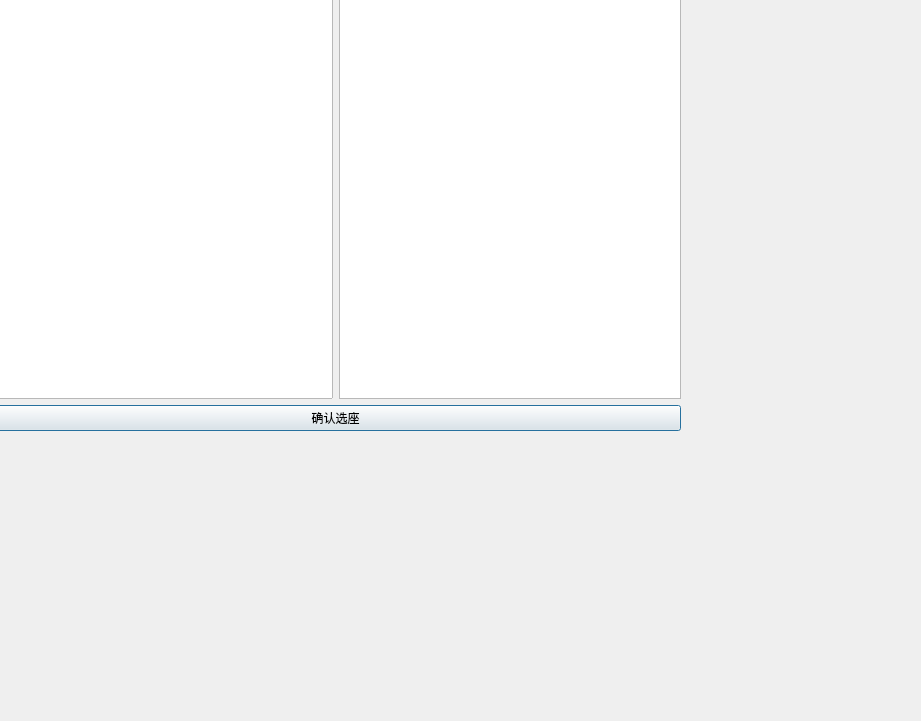
<?xml version="1.0" encoding="UTF-8"?>
<ui version="4.0">
 <class>chooseSeat_Dialog</class>
 <widget class="QDialog" name="chooseSeat_Dialog">
  <property name="geometry">
   <rect>
    <x>0</x>
    <y>0</y>
    <width>921</width>
    <height>721</height>
   </rect>
  </property>
  <property name="windowTitle">
   <string>Dialog</string>
  </property>
  <widget class="QWidget" name="">
   <property name="geometry">
    <rect>
     <x>-10</x>
     <y>-50</y>
     <width>691</width>
     <height>481</height>
    </rect>
   </property>
   <layout class="QVBoxLayout" name="verticalLayout">
    <item>
     <layout class="QHBoxLayout" name="horizontalLayout">
      <item>
       <widget class="QTableView" name="FSTATUS_tableView"/>
      </item>
      <item>
       <widget class="QGraphicsView" name="graphicsView"/>
      </item>
     </layout>
    </item>
    <item>
     <layout class="QGridLayout" name="gridLayout"/>
    </item>
    <item>
     <widget class="QPushButton" name="chooseSteat_pushButton">
      <property name="text">
       <string>确认选座</string>
      </property>
     </widget>
    </item>
   </layout>
  </widget>
 </widget>
 <resources/>
 <connections/>
</ui>
